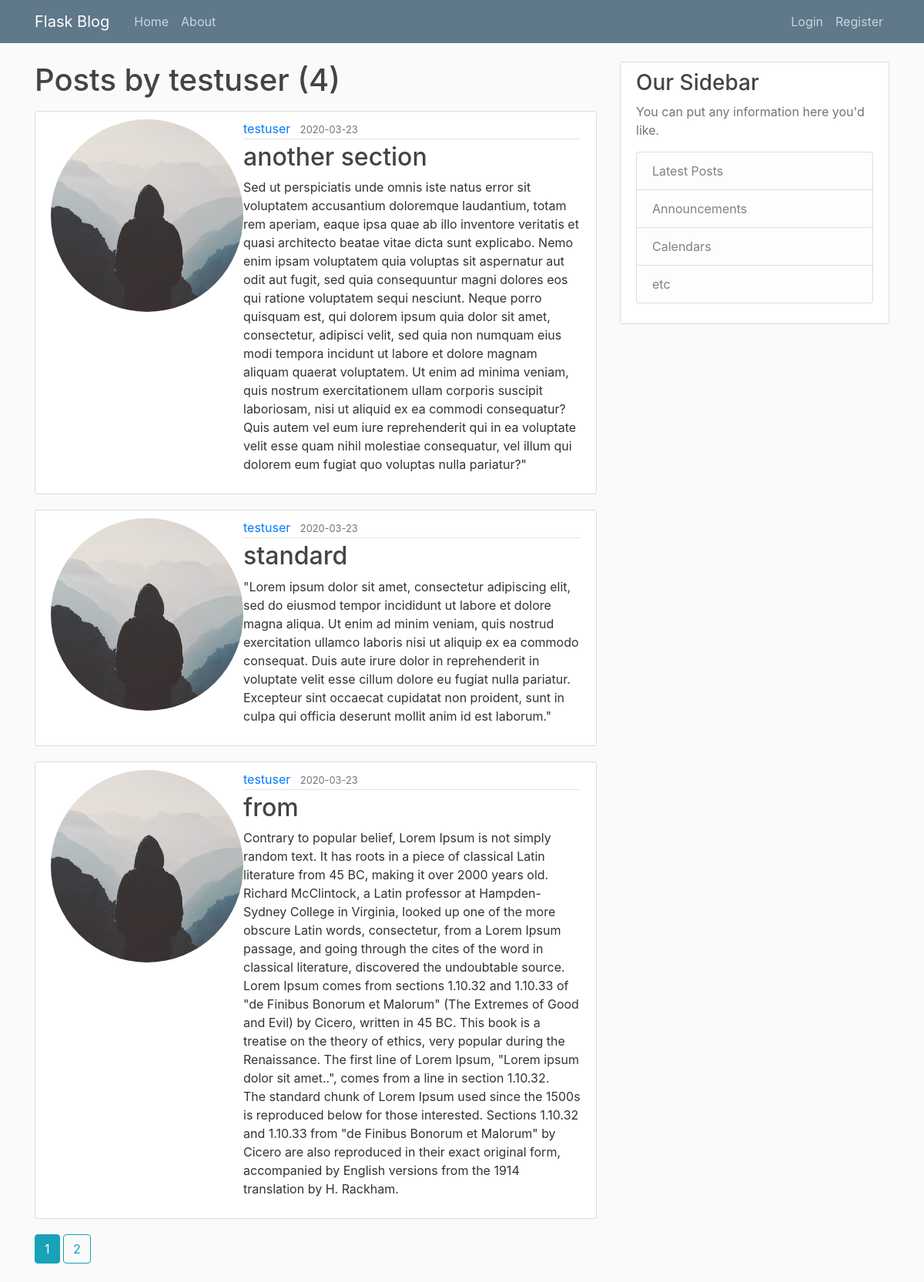
The app's page /user/testuser with its own data.
### flaskblog/models.py (models this page shows, shortened)
class User(db.Model, UserMixin):
    id = db.Column(db.Integer, primary_key=True)
    username = db.Column(db.String(20), unique=True, nullable=False)
    email = db.Column(db.String(120), unique=True, nullable=False)
    image_file = db.Column(db.String(20), nullable=False, default='default.jpg')
    password = db.Column(db.String(60), nullable=False)
    posts = db.relationship('Post', backref='author', lazy=True)

class Post(db.Model):
    id = db.Column(db.Integer, primary_key=True)
    title = db.Column(db.String(100), nullable=False)
    date_posted = db.Column(db.DateTime, nullable=False, default=datetime.utcnow)
    content = db.Column(db.Text, nullable=False)
    user_id = db.Column(db.Integer, db.ForeignKey('user.id'), nullable=False)

### flaskblog/routes.py (the view)
@app.route('/user/<string:username>')
def user_posts(username):
	page = request.args.get('page', 1, type=int)
	user = User.query.filter_by(username=username).first_or_404()
	posts = Post.query.filter_by(author=user)\
	.order_by(Post.date_posted.desc())\
	.paginate(page=page, per_page=3)
	return render_template("user_posts.html", posts=posts, user=user)

### flaskblog/templates/user_posts.html (shortened to what this page needs)
{% extends "layout.html" %}
{% block content %}
	<h1 class="mb-3">Posts by {{ user.username }} ({{ posts.total }})</h1>
	{% for post in posts.items %}
		<article class="media content-section">
			<img class="rounded-circle article-image" src="{{ url_for('static', filename=post.author.image_file) }}">
		  <div class="media-body">
		    <div class="article-metadata">
		      <a class="mr-2" href="{{ url_for('user_posts', username=post.author.username) }}">{{ post.author.username }}</a>
		      <small class="text-muted">{{ post.date_posted.strftime('%Y-%m-%d') }}</small>
		    </div>
		    <h2><a class="article-title" href="{{ url_for('post', post_id=post.id) }}">{{ post.title }}</a></h2>
		    <p class="article-content">{{ post.content }}</p>
		  </div>
		</article>
	{% endfor %}
	{% for page_num in posts.iter_pages(left_edge=1, right_edge=1, left_current=1, right_current=2) %}
		{% if page_num %}
			{% if posts.page == page_num %}
				<a class="btn btn-info mb-4" href="{{ url_for('user_posts', page=page_num, username=user.username) }}">{{ page_num }}</a>
			{% else %}
				<a class="btn btn-outline-info mb-4" href="{{ url_for('user_posts', page=page_num, username=user.username) }}">{{ page_num }}</a>
			{% endif %}
		{% endif %}
	{% endfor %}
{% endblock content %}

### flaskblog/static/main.css (style rules this page uses)
body { background: #fafafa; color: #333333; margin-top: 5rem; }
h1, h2, h3, h4, h5, h6 { color: #444444; }
.content-section { background: #ffffff; padding: 10px 20px; border: 1px solid #dddddd; border-radius: 3px; margin-bottom: 20px; }
.article-title { color: #444444; }
.article-content { white-space: pre-line; }
.article-metadata { padding-bottom: 1px; margin-bottom: 4px; border-bottom: 1px solid #e3e3e3 }

### records on screen
User: username "testuser"
Post: image_file (placeholder picture), author.username "testuser", date_posted "2020-03-23", title "another section", content "Sed ut perspiciatis unde omnis iste natus error sit voluptatem accusantium doloremque laudantium, totam rem aperiam, eaque ipsa quae ab illo inventore veritatis et quasi architecto beatae vitae dicta sunt explicabo. Nemo enim ipsam voluptatem quia voluptas sit aspernatur aut odit aut fugit, sed quia consequuntur magni dolores eos qui ratione voluptatem sequi nesciunt. Neque porro quisquam est, qui dolorem ipsum quia dolor sit amet, consectetur, adipisci velit, sed quia non numquam eius modi tempora incidunt ut labore et dolore magnam aliquam quaerat voluptatem. Ut enim ad minima veniam, quis nostrum exercitationem ullam corporis suscipit laboriosam, nisi ut aliquid ex ea commodi…"
Post: image_file (placeholder picture), author.username "testuser", date_posted "2020-03-23", title "standard", content "\"Lorem ipsum dolor sit amet, consectetur adipiscing elit, sed do eiusmod tempor incididunt ut labore et dolore magna aliqua. Ut enim ad minim veniam, quis nostrud exercitation ullamco laboris nisi ut aliquip ex ea commodo consequat. Duis aute irure dolor in reprehenderit in voluptate velit esse cillum dolore eu fugiat nulla pariatur. Excepteur sint occaecat cupidatat non proident, sunt in culpa qui officia deserunt mollit anim id est laborum.\""
Post: image_file (placeholder picture), author.username "testuser", date_posted "2020-03-23", title "from", content "Contrary to popular belief, Lorem Ipsum is not simply random text. It has roots in a piece of classical Latin literature from 45 BC, making it over 2000 years old. Richard McClintock, a Latin professor at Hampden-Sydney College in Virginia, looked up one of the more obscure Latin words, consectetur, from a Lorem Ipsum passage, and going through the cites of the word in classical literature, discovered the undoubtable source. Lorem Ipsum comes from sections 1.10.32 and 1.10.33 of \"de Finibus Bonorum et Malorum\" (The Extremes of Good and Evil) by Cicero, written in 45 BC. This book is a treatise on the theory of ethics, very popular during the Renaissance. The first line of Lorem Ipsum,…"

### other values on screen
{{ posts.total }} "4"
{{ page_num }} "1"
{{ page_num }} "2"
